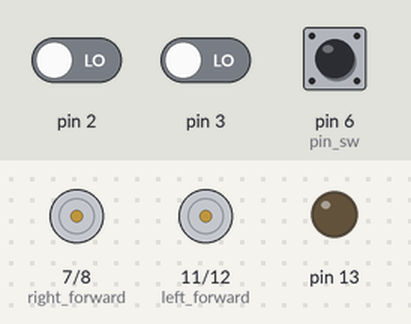
The sketch below on a simulated Arduino Uno, built with avr-gcc and run on an emulated ATmega328P. Shown: motor-driver pin pairs drawn as motors (green arrow = first pin HIGH = forward, orange = second pin HIGH = backward, longer = more drive, scaled by the enable pin), output pins drawn as LEDs (lit = HIGH). The test bench sets the inputs (shaded band); at power-on: pin 6 (pin_sw) HIGH, pin 2 LOW, pin 3 LOW.

Above: at 1.2 s.
1.3 s: pin 6 (pin_sw) pulled LOW for 0.15 s
At 2.8 s:
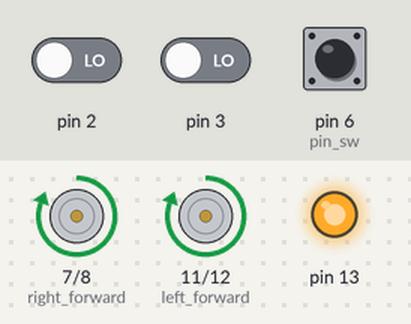
4.4 s: pin 6 (pin_sw) pulled LOW for 1 s
At 6.1 s:
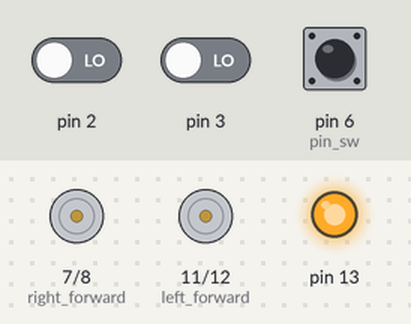
8.4 s: pin 6 (pin_sw) pulled LOW for 3.2 s
At 14.2 s:
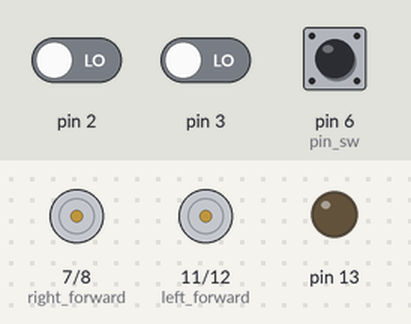
Timing chart, 0 to 15.7 s (numbered marks = the images above; inputs shaded):
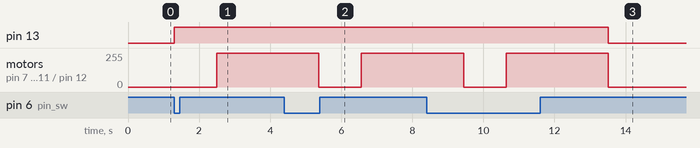

Measured:
- after the input at 1.3 s, pin 13: LOW → HIGH at once; motor on pin 7 (right_forward) / pin 8 (right_back), motor on pin 11 (left_forward) / pin 12 (left_back): stopped → forward 255/255 after 1.2 s
- after the input at 4.4 s, pin 13: stays HIGH (without the input it goes to LOW after 0.97 s)
- after the input at 8.4 s, pin 13: HIGH → LOW after 5.1 s instead of 1.0 s

The sketch:

ECEN2270_4B3.ino
```cpp
volatile bool var = LOW;

volatile int L_pulse_ct = 0;
volatile int R_pulse_ct = 0;

volatile int v_ref_max = 5;       // range 0-5V

// Pins
const int pin_sw = 6;
const int right_forward = 7;
const int right_back = 8;
const int right_pwm = 9;
const int left_pwm = 10;
const int left_forward = 11;
const int left_back = 12;

void moveForward2Feet(int max_pulse) {
  int pwm_out = 60; // around 1 V

  // initialize pins
  digitalWrite(right_forward, HIGH);
  digitalWrite(left_forward, HIGH);
  digitalWrite(right_back, LOW);
  digitalWrite(left_back, LOW);

  for(int pulse=0; pulse<max_pulse; pulse++) { // number of encoder pulses
    /*if (pulse < (vref_max*51-150))
      pwm_out++;  // speed up at start
    else if (pulse >= (max_pulse-vref_max*51))
      pwm_out--;  // slow down at end*/

    pwm_out += (pulse<195) - (pulse >= max_pulse-255);

    analogWrite(right_pwm, pwm_out);
    analogWrite(left_pwm, pwm_out);

    delay(1);
  }
}

void motor_output_pins_low() {
  digitalWrite(right_forward, LOW);
  digitalWrite(left_forward, LOW);
  digitalWrite(right_back, LOW);
  digitalWrite(left_back, LOW);
}

void setup() {
  // set up interrupts
  pinMode(2, INPUT);
  pinMode(3, INPUT);
  attachInterrupt(digitalPinToInterrupt(2), ISR_Renc, RISING);
  attachInterrupt(digitalPinToInterrupt(3), ISR_Lenc, RISING);

  // Set up pins
  pinMode(pin_sw, INPUT_PULLUP);
  pinMode(right_forward, OUTPUT);
  pinMode(right_back, OUTPUT);
  pinMode(right_pwm, OUTPUT);
  pinMode(left_pwm,OUTPUT);
  pinMode(left_forward, OUTPUT);
  pinMode(left_back, OUTPUT);

  pinMode(13, OUTPUT);

  // stop forward/backward motion on both sides
  digitalWrite(right_forward, LOW);
  digitalWrite(right_back, LOW);
  digitalWrite(left_forward, LOW);
  digitalWrite(left_back, LOW);

  // start PWM for v_ref
  analogWrite(right_pwm, 0);
  analogWrite(left_pwm, 0);
}

void loop() {
  digitalWrite(13, LOW);  // turn LED off
  do{} while (digitalRead(pin_sw) == HIGH); // wait for ON switch
  digitalWrite(13, HIGH); // turn LED on
  delay(1000);            // wait 1 second

  moveForward2Feet(3000);
  motor_output_pins_low();
}

void ISR_Renc() { // pin 2 ISR
  R_pulse_ct++;
}

void ISR_Lenc() { // pin 3 ISR
  L_pulse_ct++;
}
```
